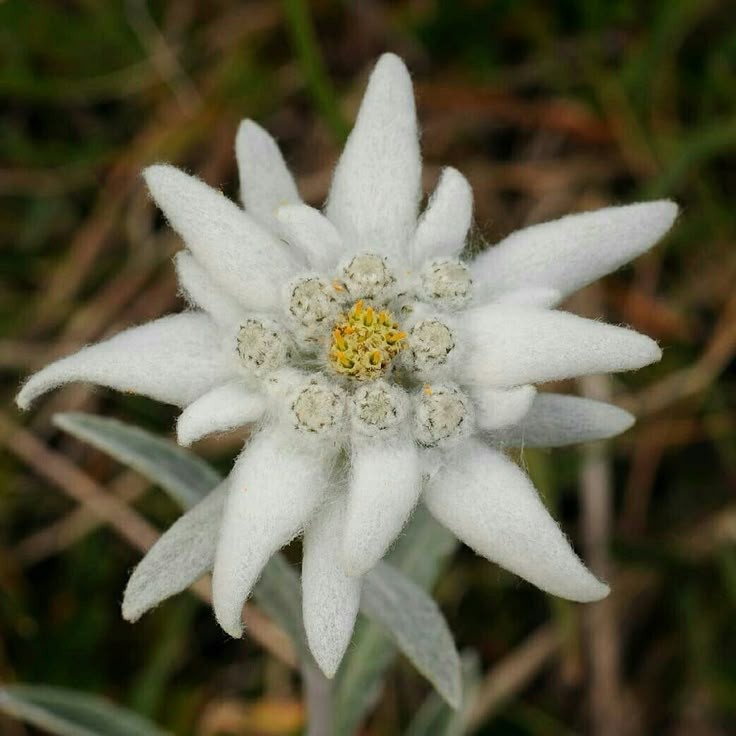
%> input picture tugas-2/task3/test_images/color2 .jpg, 736 x 736 px
$ octave --eval "result = analyzeFrequency(imread('test_images/color2 .jpg'));"   (GNU Octave 9; MATLAB toolbox functions it lacks are replaced by stand-ins)
%> lines starting %> are read from the running program, lines starting %| are printed output that depends on the picture
### tugas-2/task2/createLowPassFilter.m
function H = createLowPassFilter(M, N, type, D0, varargin)
    if nargin < 5
        order = 2;
    else
        order = varargin{1};
    end

    u = 0:(M-1);
    v = 0:(N-1);

    idx = find(u > M/2);
    u(idx) = u(idx) - M;
    idy = find(v > N/2);
    v(idy) = v(idy) - N;

    [V, U] = meshgrid(v, u);
    D = sqrt(U.^2 + V.^2);

    switch upper(type)
        case 'ILPF'
            % Ideal Low-Pass Filter
            % H(u,v) = 1 jika D(u,v) <= D0
            %        = 0 jika D(u,v) > D0
            H = double(D <= D0);

        case 'GLPF'
            % Gaussian Low-Pass Filter
            % H(u,v) = exp(-D^2(u,v) / (2*D0^2))
            H = exp(-(D.^2) / (2 * (D0^2)));

        case 'BLPF'
            % Butterworth Low-Pass Filter
            % H(u,v) = 1 / (1 + (D(u,v)/D0)^(2n))
            H = 1 ./ (1 + (D ./ D0).^(2*order));

        otherwise
            error('Tipe filter tidak dikenali. Gunakan: ILPF, GLPF, atau BLPF');
    end
end

### tugas-2/task3/createHighPassFilter.m
function H = createHighPassFilter(M, N, type, D0, varargin)
    if nargin < 5
        order = 2;
    else
        order = varargin{1};
    end

    u = 0:(M-1);
    v = 0:(N-1);

    idx = find(u > M/2);
    u(idx) = u(idx) - M;
    idy = find(v > N/2);
    v(idy) = v(idy) - N;

    [V, U] = meshgrid(v, u);

    D = sqrt(U.^2 + V.^2);

    switch upper(type)
        case 'IHPF'
            % Ideal High-Pass Filter
            % H(u,v) = 0 jika D(u,v) <= D0
            %        = 1 jika D(u,v) > D0
            H = double(D > D0);

        case 'GHPF'
            % Gaussian High-Pass Filter
            % H(u,v) = 1 - exp(-D^2(u,v) / (2*D0^2))
            H = 1 - exp(-(D.^2) / (2 * (D0^2)));

        case 'BHPF'
            % Butterworth High-Pass Filter
            % H(u,v) = 1 / (1 + (D0/D(u,v))^(2n))
            % Handle division by zero at center
            H = zeros(size(D));
            nonzero = D ~= 0;
            H(nonzero) = 1 ./ (1 + (D0 ./ D(nonzero)).^(2*order));

        otherwise
            error('Tipe filter tidak dikenali. Gunakan: IHPF, GHPF, atau BHPF');
    end
end

### tugas-2/task3/analyzeFrequency.m
function results = analyzeFrequency(image, displayPlots)
    if nargin < 2
        displayPlots = true;
    end

    if size(image, 3) == 3
        img = rgb2gray(image);
    else
        img = image;
    end

    img = double(img);
    [M, N] = size(img);

    F = fft2(img);
    F_shifted = fftshift(F);

    magnitude = abs(F_shifted);
    phase = angle(F_shifted);
    power = magnitude.^2;
    logMagnitude = log(1 + magnitude);

    results = struct();
    results.size = [M, N];
    results.magnitude = magnitude;
    results.phase = phase;
    results.power = power;
    results.logMagnitude = logMagnitude;

    results.DC = F_shifted(round(M/2), round(N/2));
    results.DCMagnitude = abs(results.DC);
    results.totalEnergy = sum(power(:));
    results.avgMagnitude = mean(magnitude(:));
    results.maxMagnitude = max(magnitude(:));

    center = [round(M/2), round(N/2)];
    radius = min(M, N) / 4;

    [X, Y] = meshgrid(1:N, 1:M);
    dist = sqrt((X - center(2)).^2 + (Y - center(1)).^2);

    lowFreqMask = dist <= radius;
    highFreqMask = ~lowFreqMask;

    results.lowFreqEnergy = sum(power(lowFreqMask));
    results.highFreqEnergy = sum(power(highFreqMask));
    results.energyRatio = results.lowFreqEnergy / results.highFreqEnergy;

    maxRadius = floor(min(M, N) / 2);
    radialProfile = zeros(1, maxRadius);

    for r = 1:maxRadius
        mask = (dist >= r-0.5) & (dist < r+0.5);
        radialProfile(r) = mean(magnitude(mask));
    end

    results.radialProfile = radialProfile;

    if displayPlots
        figure('Name', 'Frequency Domain Analysis', 'Position', [50 50 1400 900]);

        subplot(3, 4, 1);
        imshow(img, []); title('Original Image');

        subplot(3, 4, 2);
        imshow(logMagnitude, []); title('Log Magnitude Spectrum');
        colormap(gca, 'jet'); colorbar;

        subplot(3, 4, 3);
        imshow(phase, []); title('Phase Spectrum');
        colormap(gca, 'hsv'); colorbar;

        subplot(3, 4, 4);
        imshow(log(1 + power), []); title('Power Spectrum');
        colormap(gca, 'jet'); colorbar;

        subplot(3, 4, 5);
        [X, Y] = meshgrid(1:20:N, 1:20:M);
        Z = logMagnitude(1:20:M, 1:20:N);
        surf(X, Y, Z, 'EdgeColor', 'none');
        title('3D Magnitude'); view(45, 30);

        subplot(3, 4, 6);
        plot(radialProfile, 'LineWidth', 2);
        xlabel('Radius (pixels)');
        ylabel('Average Magnitude');
        title('Radial Profile');
        grid on;

        subplot(3, 4, 7);
        histogram(magnitude(:), 50);
        xlabel('Magnitude');
        ylabel('Frequency');
        title('Magnitude Histogram');

        subplot(3, 4, 8);
        bar([results.lowFreqEnergy, results.highFreqEnergy]);
        set(gca, 'XTickLabel', {'Low Freq', 'High Freq'});
        ylabel('Energy');
        title('Energy Distribution');
        grid on;

        subplot(3, 4, 9);
        H_lp = createLowPassFilter(M, N, 'GLPF', 50);
        G_lp = ifft2(ifftshift(F_shifted .* H_lp));
        imshow(real(G_lp), []); title('Low-Pass Filtered');

        subplot(3, 4, 10);
        H_hp = createHighPassFilter(M, N, 'GHPF', 30);
        G_hp = ifft2(ifftshift(F_shifted .* H_hp));
        imshow(real(G_hp), []); title('High-Pass Filtered');

        subplot(3, 4, 11);
        imshow([H_lp, H_hp], []);
        title('LPF (left) vs HPF (right)');
        colorbar;

        subplot(3, 4, 12);
        axis off;
        text(0.1, 0.9, sprintf('DC Magnitude: %.2f', results.DCMagnitude), 'FontSize', 10);
        text(0.1, 0.8, sprintf('Total Energy: %.2e', results.totalEnergy), 'FontSize', 10);
        text(0.1, 0.7, sprintf('Avg Magnitude: %.2f', results.avgMagnitude), 'FontSize', 10);
        text(0.1, 0.6, sprintf('Max Magnitude: %.2f', results.maxMagnitude), 'FontSize', 10);
        text(0.1, 0.5, sprintf('Energy Ratio: %.2f', results.energyRatio), 'FontSize', 10);
        text(0.1, 0.4, 'Low/High Freq Energy', 'FontSize', 9);
        title('Statistics');
    end
end
%> in analyzeFrequency, `img = rgb2gray(image);`:
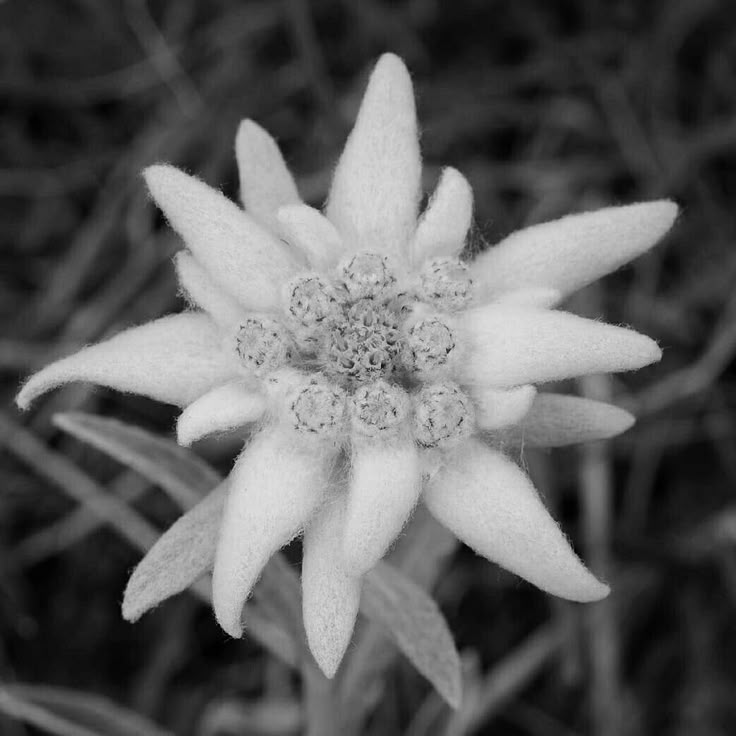
%> img: size 736x736 uint8; min 0, max 223, mean 93.3
%> in analyzeFrequency, `phase = angle(F_shifted);`:
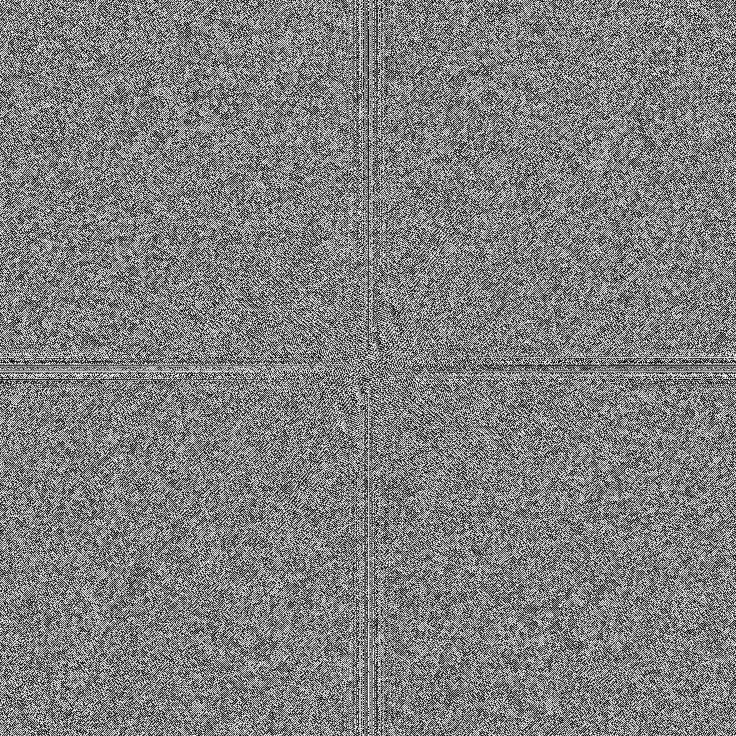
%> phase: size 736x736 double; min -3.14, max 3.14, mean 1.74e-05; drawn with min black and max white
%> in analyzeFrequency, `logMagnitude = log(1 + magnitude);`:
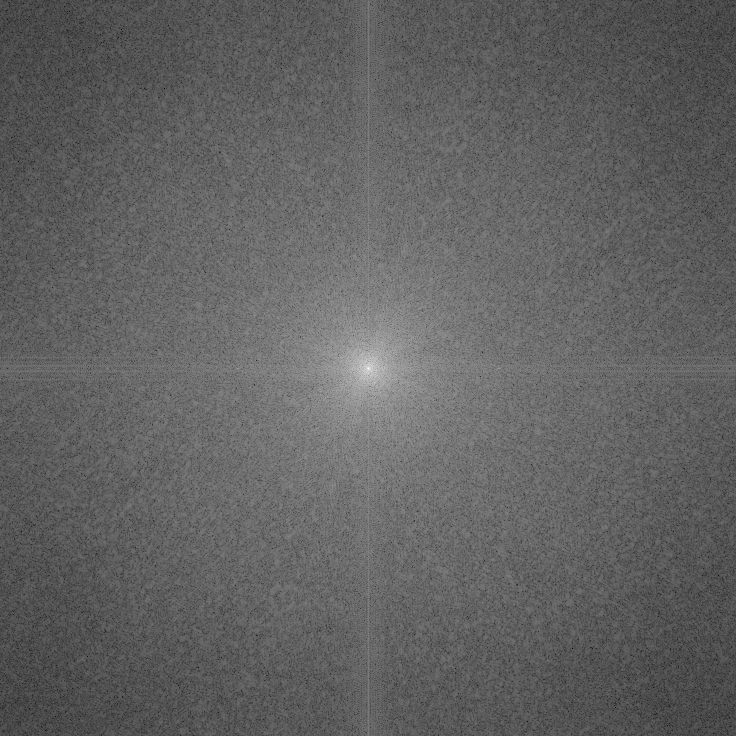
%> logMagnitude: size 736x736 double; min 1.05, max 17.74, mean 7.47; drawn with min black and max white
%> in analyzeFrequency, `results.DCMagnitude = abs(results.DC);`: results.DCMagnitude = 4234024.7
%> in analyzeFrequency, `results.totalEnergy = sum(power(:));`: results.totalEnergy = 3.91e+15
%> in analyzeFrequency, `results.avgMagnitude = mean(magnitude(:));`: results.avgMagnitude = 4858.6
%> in analyzeFrequency, `results.maxMagnitude = max(magnitude(:));`: results.maxMagnitude = 50527483
%> in analyzeFrequency, `results.lowFreqEnergy = sum(power(lowFreqMask));`: results.lowFreqEnergy = 3.91e+15
%> in analyzeFrequency, `results.highFreqEnergy = sum(power(highFreqMask));`: results.highFreqEnergy = 2.32e+12
%> in analyzeFrequency, `results.energyRatio = results.lowFreqEnergy / results.highFreqEnergy;`: results.energyRatio = 1684.7
%> after the loop in analyzeFrequency, `for r = 1:maxRadius`: radialProfile = 368 values, max 11301678.1 at index 1, min 1039.9 at index 368, mean 81179.7
%> in analyzeFrequency, `results.radialProfile = radialProfile;`: results.radialProfile has the same summary as radialProfile
%> in analyzeFrequency, `Z = logMagnitude(1:20:M, 1:20:N);`:
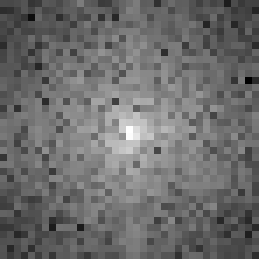
%> Z: size 37x37 double (shown 7 times larger); min 3.35, max 13, mean 7.45; drawn with min black and max white
%> in analyzeFrequency, `G_lp = ifft2(ifftshift(F_shifted .* H_lp));`:
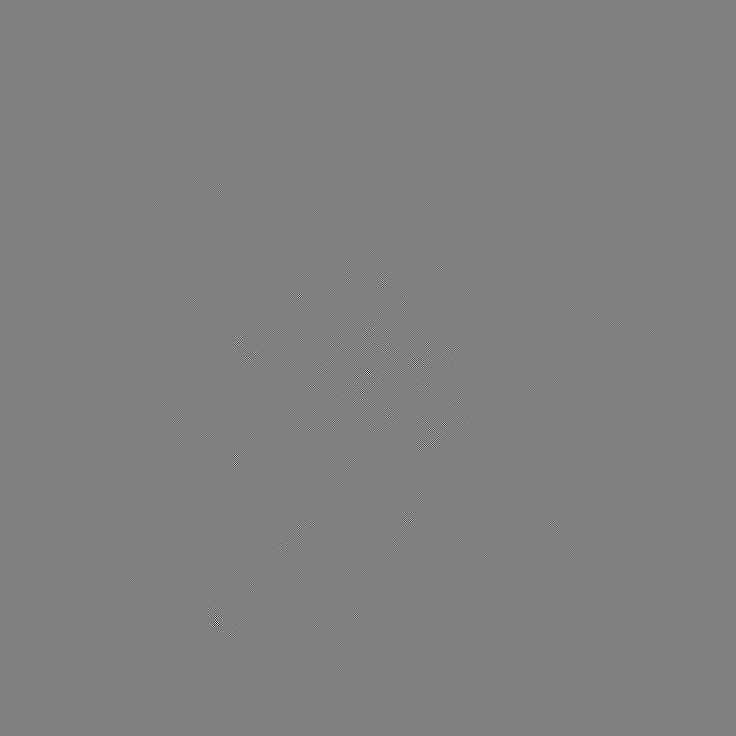
%> G_lp: size 736x736 double; min -1.78, max 1.75, mean 1.18e-20; drawn with min black and max white
%> in analyzeFrequency, `G_hp = ifft2(ifftshift(F_shifted .* H_hp));`:
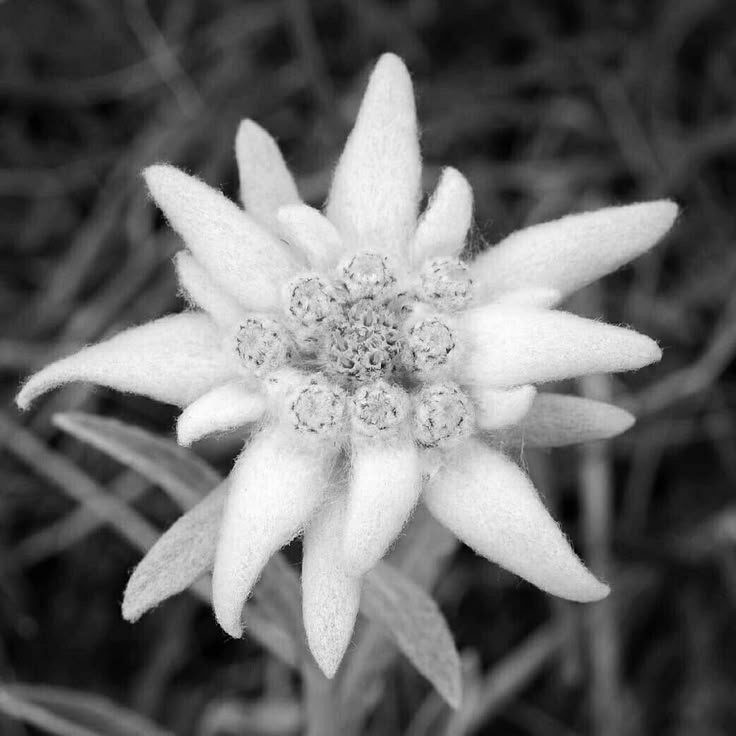
%> G_hp: size 736x736 double; min -0.137, max 223, mean 93.3; drawn with min black and max white
%> `result = analyzeFrequency(imread('test_images/color2 .jpg'));`:
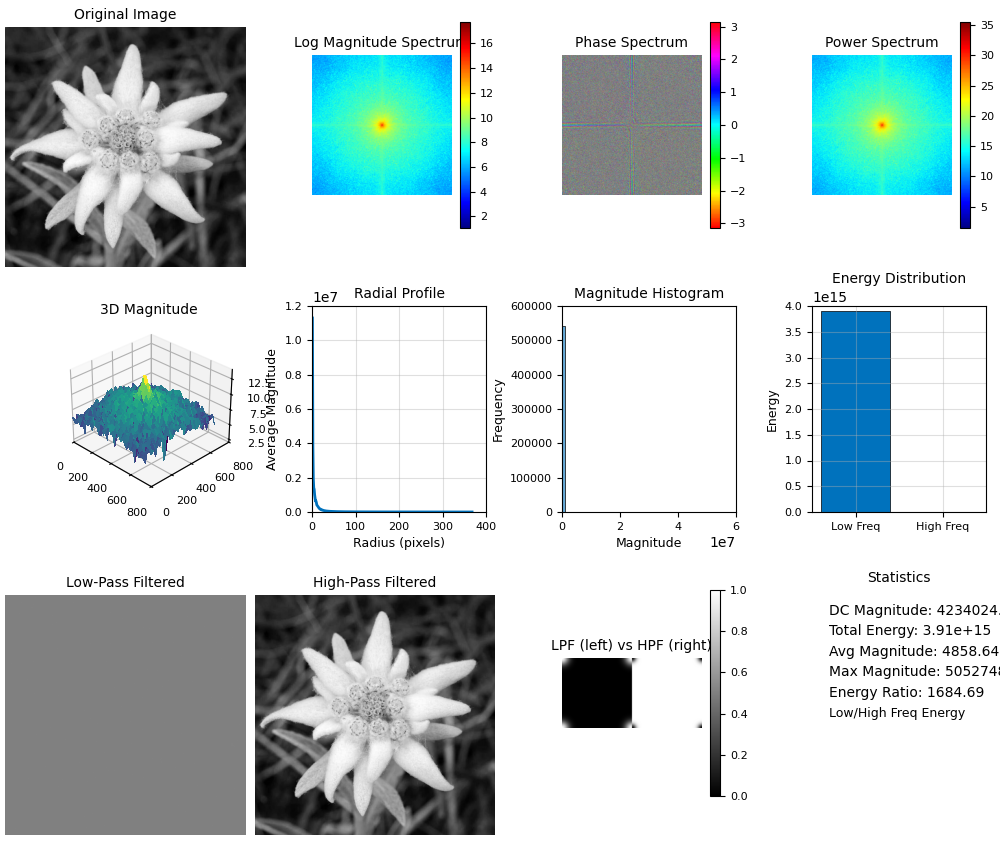
%> figure redrawn from the program's plot data, 12 panels
%> `result = analyzeFrequency(imread('test_images/color2 .jpg'));`: result = {size [736 736], DCMagnitude 4234024.7, totalEnergy 3.91e+15, avgMagnitude 4858.6, maxMagnitude 50527483, lowFreqEnergy 3.91e+15}
